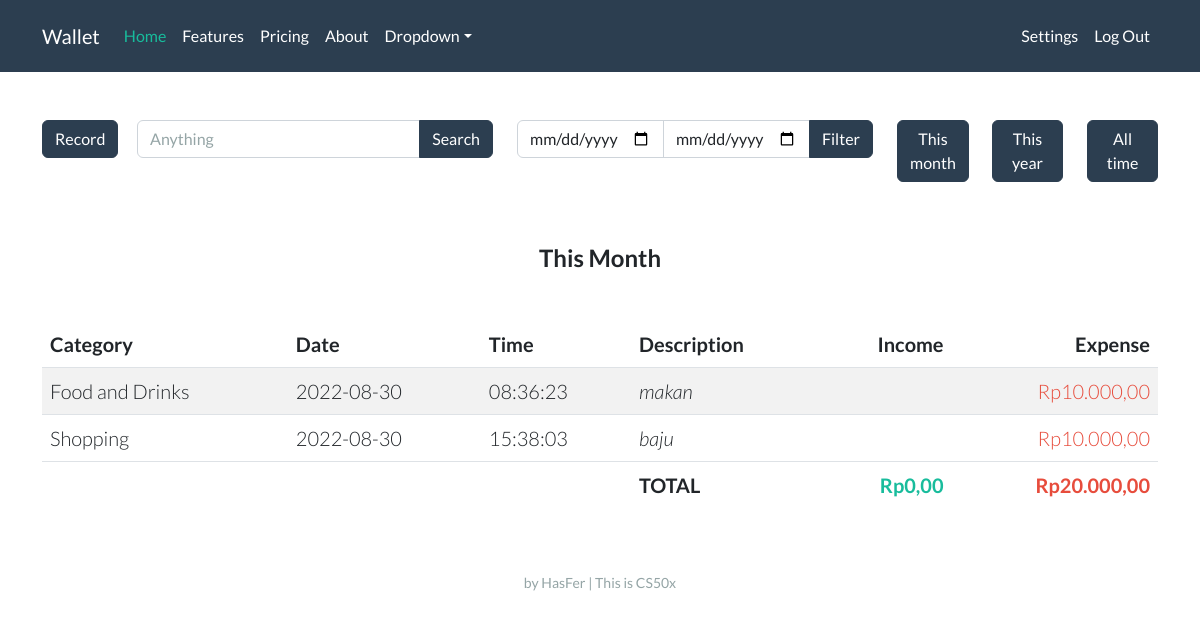
Page / (signed in) on the earlier database version.
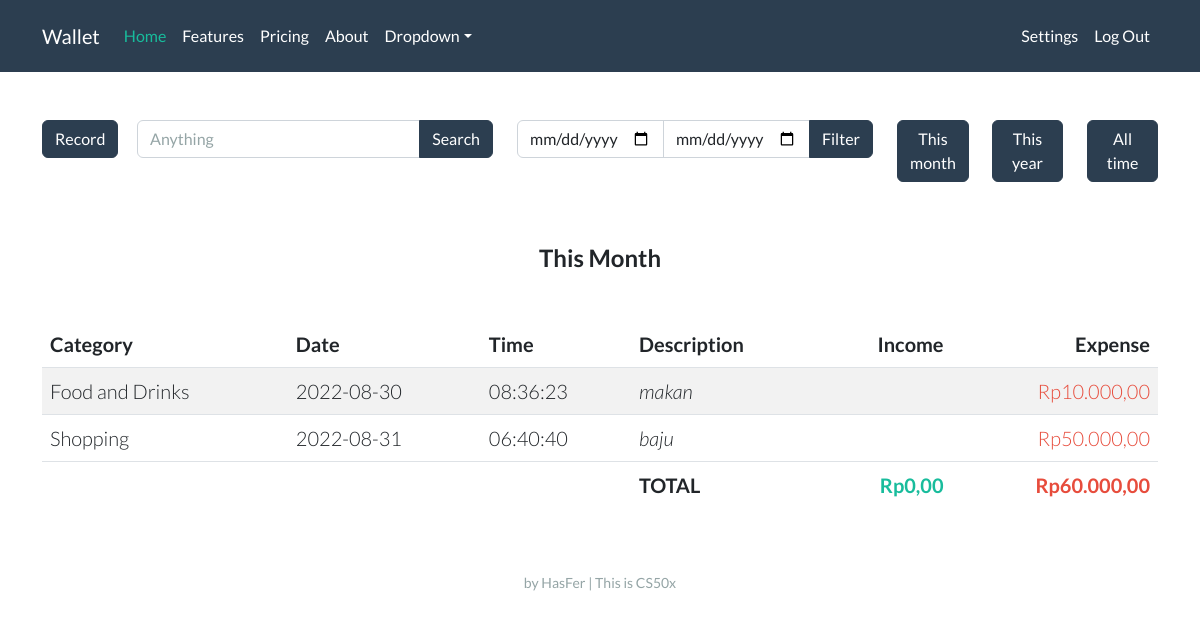
Same page on the later database version.
### tables this page shows
CREATE TABLE records (
                id INTEGER,
                user_id INTEGER,
                account_name TEXT,
                account_category TEXT,
                date NUMBER,
                time NUMBER,
                description TEXT, amount REAL,
                PRIMARY KEY(id),
                FOREIGN KEY(user_id) REFERENCES users(id)
                );

### app.py (the view, shortened to what this page needs)
@app.route("/", methods=["GET", "POST"])
def index():
    if session.get("user_id") is None:
        return render_template("index.html")
    con, cur = connect_db()
    if request.method == "GET":
        year_now = str(datetime.now().year)
        month_now = str(datetime.now().month)
        date_filter = year_now + '%' + month_now + '%'
        time = 'This Month'
    if request.form.get('filter_btn') == 'between':
        res = cur.execute("SELECT * FROM records WHERE user_id = ? AND date BETWEEN ? AND ?", (session["user_id"], start_date, end_date))
    else:
        res = cur.execute("SELECT * FROM records WHERE user_id = ? AND date LIKE ?", (session["user_id"], date_filter))
    res = list(res)
    income = 0
    expense = 0
    for i in res:
        if i[3] == 'Income':
            income += i[7]
        else:
            expense += i[7]
    records = []
    for i in res:
        i = list(i)
        i[7] = idr(i[7])
        records.append(i)
    income = idr(income)
    expense = idr(expense)
    con.close()
    return render_template("home.html", records=records, income=income, expense=expense, time=time)

### helpers.py (called while the page is built)
def connect_db(db="wallet.db"):
    con = sqlite3.connect(db)
    cur = con.cursor()
    return con, cur

def idr(value):
    value = f"Rp{value:,.2f}"
    rupiah = value.replace(".","#")
    rupiah = rupiah.replace(",",".")
    rupiah = rupiah.replace("#",",")
    return rupiah

### templates/home.html (shortened to what this page needs)
{% extends "layout.html" %}
{% block main %}
<div class="row">
    <div class="col-lg-1">
        <button type="button" class="btn btn-primary mb-3" data-bs-toggle="collapse" data-bs-target="#demo">Record</button>
    </div>
        <div class="col-lg-4">
            <div class="input-group mb-3">
                <input type="text" class="form-control" placeholder="Anything" aria-label="Recipient's username" aria-describedby="button-addon2">
                <button class="btn btn-primary" type="button" id="button-addon2">Search</button>
            </div>
        </div>
    <div class="col-lg-4">
        <form action="/" method="post">
            <div class="input-group mb-3">
                <input name="start_date" type="date" class="form-control">
                <input name="end_date" type="date" class="form-control">
                <button name="filter_btn" value="between" class="btn btn-primary" type="submit" id="button-addon2">Filter</button>
            </div>
        </form>
    </div>
    <div class="col-lg-1 mb-3">
        <button class="btn btn-primary mb-3" onclick="window.location.href=window.location.href;">This month</button>
    </div>
    <div class="col-lg-1 mb-3">
        <form action="/" method="post">
            <button name="filter_btn" value="thisyear" type="submit" class="btn btn-primary mb-3">This year</button>
    </div>
    <div class="col-lg-1 mb-3">
            <button name="filter_btn" value="alltime" type="submit" class="btn btn-primary mb-3">All time</button>
    </div>
</div>
<br>
<h4 class="mb-5 fw-bold">{{ time }}</h4>
<table class="table table-striped">
    <thead>
        <tr>
            <th class="text-start">Category</th>
            <th class="text-start">Date</th>
            <th class="text-start">Time</th>
            <th class="text-start">Description</th>
            <th class="text-end">Income</th>
            <th class="text-end">Expense</th>
        </tr>
    </thead>
    <tbody>
        {% set string_income = "Income" %}
        {% for record in records %}
        <tr>
            <td class="text-start">{{ record[2] }}</td>
            <td class="text-start">{{ record[4] }}</td>
            <td class="text-start">{{ record[5] }}</td>
            <td class="text-start"><em>{{ record[6] }}</em></td>
            <td class="text-end text-success">{% if record[3] in string_income %}{{ record[7] }}{% else %}{% endif %}</td>
            <td class="text-end text-danger">{% if record[3] not in string_income %}{{ record[7] }}{% endif %}</td>
        </tr>
        {% endfor %}
    </tbody>
    <tfoot>
        <tr>
            <td class="border-0"></td>
            <td class="border-0"></td>
            <td class="border-0"></td>
            <td class="border-0 fw-bold text-start">TOTAL</td>
            <td class="border-0 fw-bold text-end text-success">{{ income }}</td>
            <td class="border-0 fw-bold text-end text-danger">{{ expense }}</td>
        </tr>
    </tfoot>
</table>
{% endblock %}

### templates/layout.html (shortened to what this page needs)
<!DOCTYPE html>
<html lang="en">
<head>
    <link rel="stylesheet" href="/static/light.css">
</head>
<body>
    <nav class="navbar navbar-expand-lg navbar-dark bg-primary">
        <div class="container">
            <a class="navbar-brand" href="/">Wallet</a>
            <div class="collapse navbar-collapse" id="navbarColor01">
                <ul class="navbar-nav me-auto">
                    <li class="nav-item"><a class="nav-link active" href="#">Home</a></li>
                    <li class="nav-item"><a class="nav-link" href="#">Features</a></li>
                    <li class="nav-item"><a class="nav-link" href="#">Pricing</a></li>
                    <li class="nav-item"><a class="nav-link" href="#">About</a></li>
                    <li class="nav-item dropdown">
                        <a class="nav-link dropdown-toggle" data-bs-toggle="dropdown" href="#" role="button" aria-haspopup="true" aria-expanded="false">Dropdown</a>
                    </li>
                </ul>
                {% if session["user_id"] %}
                <ul class="navbar-nav ms-auto">
                    <li class="nav-item"><a class="nav-link" href="/settings">Settings</a></li>
                    <li class="nav-item"><a class="nav-link" href="/logout">Log Out</a></li>
                </ul>
                {% else %}
                <ul class="navbar-nav ms-auto">
                    <li class="nav-item"><a class="nav-link" href="/register">Register</a></li>
                    <li class="nav-item"><a class="nav-link" href="/login">Log In</a></li>
                </ul>
                {% endif %}
            </div>
        </div>
    </nav>
    <main class="container py-5 lead text-center">
        {% block main %}{% endblock %}
    </main>
    <footer class="mb-5 small text-center text-muted">
        by HasFer | This is CS50x
    </footer>
</body>
</html>

Differences in the rows shown:
changed records "Shopping": date "2022-08-30" → "2022-08-31"; time "15:38:03" → "06:40:40"; amount "Rp10.000,00" → "Rp50.000,00"
Other differences:
{{ expense }}: "Rp20.000,00" → "Rp60.000,00"
